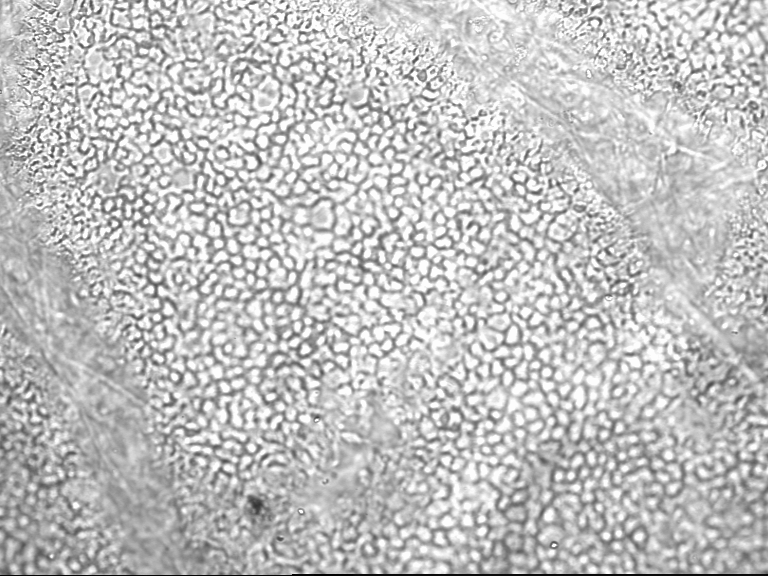
#> input picture images/cornee.png, 768 x 576 px
$ python application.py
#> lines starting #> are read from the running program, lines starting #| are printed output that depends on the picture
import matplotlib.pyplot as plt
from skimage.io import imread
from skimage.util import img_as_float
from skimage.filters import gaussian
import numpy as np


cornea = img_as_float(imread('../images/cornee.png', as_gray=True))
#> cornea: shape (576, 768) float64; min 0, max 0.992, mean 0.755

# La transforme de fourier
fft = np.fft.fft2(cornea)
fft_shift = np.fft.fftshift(fft)
amplitude = np.abs(fft_shift)

# On applique le filtre guassien
blurred = gaussian(amplitude, sigma=5)
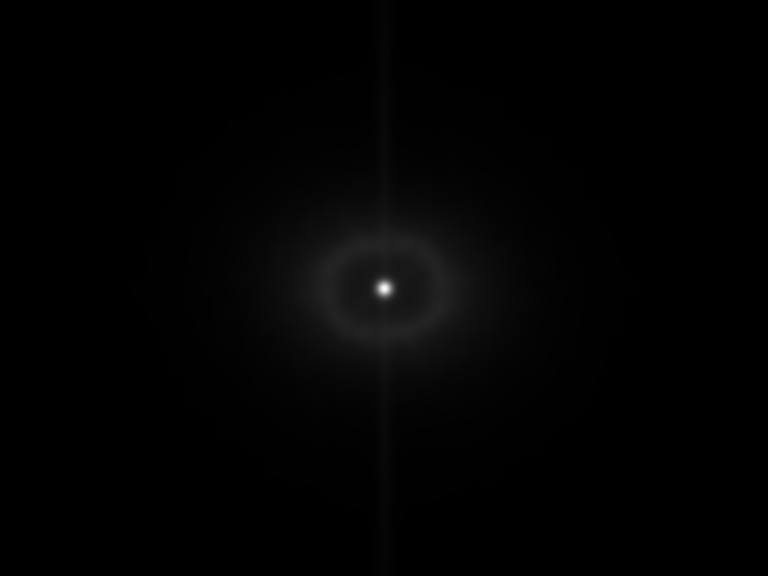
#> blurred: shape (576, 768) float64; min 2.84, max 3143.1, mean 38.2; drawn with min black and max white


' Plot twist '

plt.figure(figsize=(10, 5))

plt.subplot(1, 2, 1)
plt.imshow(np.log(1 + blurred), cmap='gray')
plt.title('Filtered Amplitude')
plt.axis('off')

plt.subplot(1, 2, 2)
midY = blurred.shape[0] // 2
#> midY = 288
plt.plot(np.log(1 + blurred[midY, :]))
plt.title('Peak observation and cell frequency')

plt.tight_layout()
plt.show()
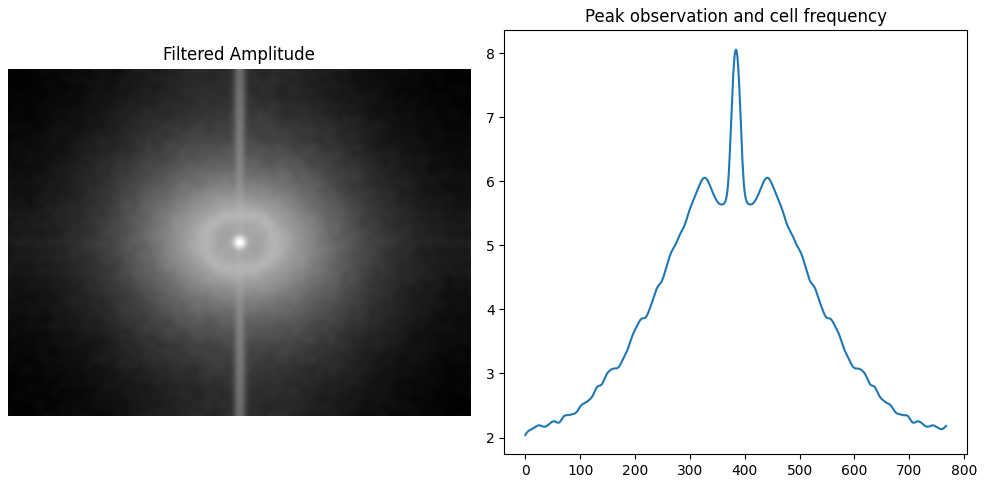
#> figure drawn by matplotlib, 2 panels; panel 2: curve peaks at x = 384, y = 8.05

$ run again, with images/breast.png copied over images/cornee.png
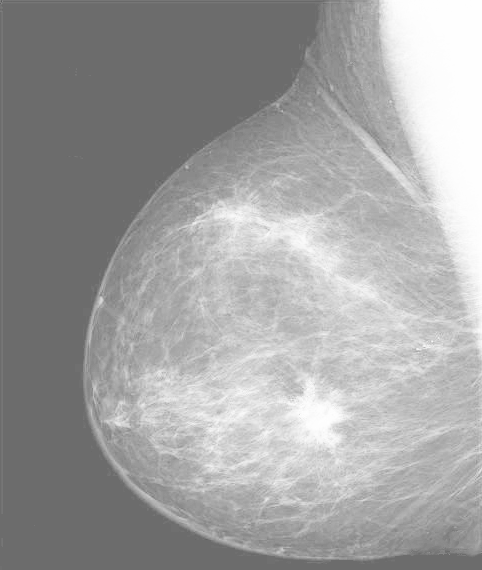
#> input picture images/breast.png, 482 x 570 px
#> `blurred = gaussian(amplitude, sigma=5)`:
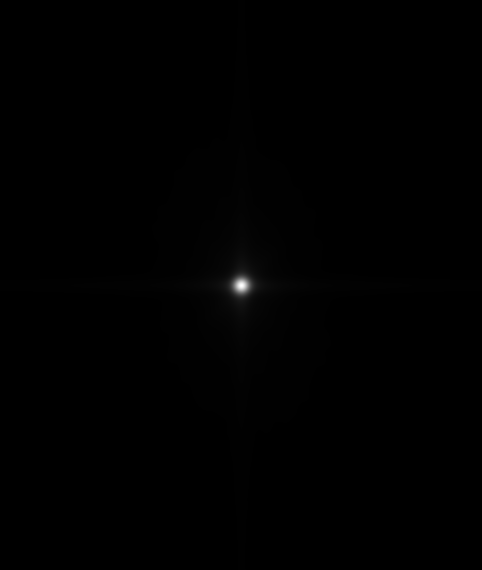
#> blurred: shape (570, 482) float64; min 1.38, max 2934.3, mean 11.6; drawn with min black and max white
#> `plt.show()`:
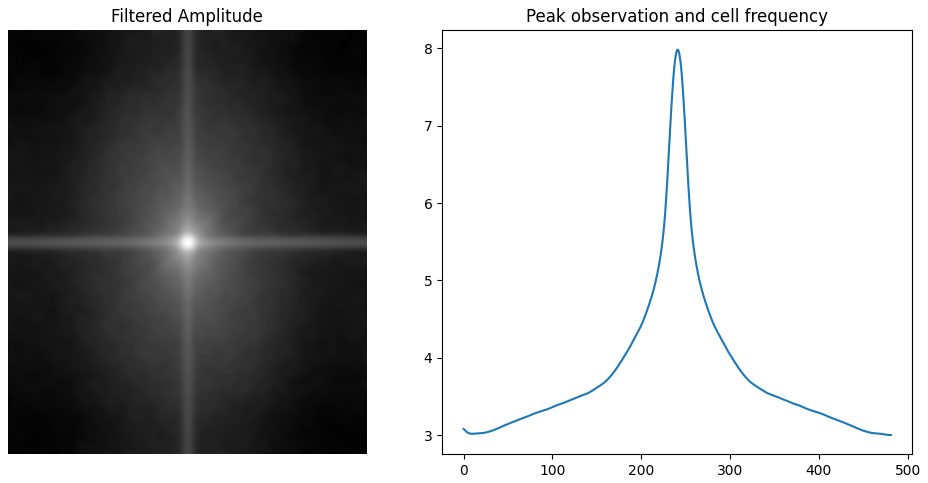
#> figure drawn by matplotlib, 2 panels; panel 2: curve peaks at x = 241, y = 7.98
